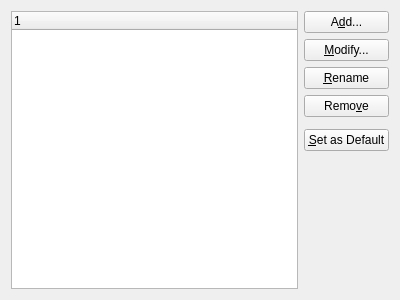
<?xml version="1.0" encoding="UTF-8"?>
<ui version="4.0">
 <class>MailTransport::TransportManagementWidget</class>
 <widget class="QWidget" name="MailTransport::TransportManagementWidget">
  <property name="geometry">
   <rect>
    <x>0</x>
    <y>0</y>
    <width>400</width>
    <height>300</height>
   </rect>
  </property>
  <layout class="QGridLayout" name="gridLayout">
   <item row="3" column="1">
    <widget class="QPushButton" name="removeButton">
     <property name="text">
      <string>Remo&amp;ve</string>
     </property>
    </widget>
   </item>
   <item row="5" column="1">
    <widget class="QPushButton" name="defaultButton">
     <property name="text">
      <string>&amp;Set as Default</string>
     </property>
    </widget>
   </item>
   <item row="0" column="0" rowspan="7">
    <widget class="TransportListWidget" name="transportList">
     <property name="selectionMode">
      <enum>QAbstractItemView::ExtendedSelection</enum>
     </property>
     <property name="itemsExpandable">
      <bool>false</bool>
     </property>
    </widget>
   </item>
   <item row="6" column="1">
    <spacer>
     <property name="orientation">
      <enum>Qt::Vertical</enum>
     </property>
     <property name="sizeHint" stdset="0">
      <size>
       <width>20</width>
       <height>141</height>
      </size>
     </property>
    </spacer>
   </item>
   <item row="0" column="1">
    <widget class="QPushButton" name="addButton">
     <property name="text">
      <string>A&amp;dd...</string>
     </property>
    </widget>
   </item>
   <item row="2" column="1">
    <widget class="QPushButton" name="renameButton">
     <property name="text">
      <string>&amp;Rename</string>
     </property>
    </widget>
   </item>
   <item row="1" column="1">
    <widget class="QPushButton" name="editButton">
     <property name="text">
      <string>&amp;Modify...</string>
     </property>
    </widget>
   </item>
   <item row="4" column="1">
    <widget class="KSeparator" name="kseparator"/>
   </item>
  </layout>
 </widget>
 <customwidgets>
  <customwidget>
   <class>KSeparator</class>
   <extends>QFrame</extends>
   <header>kseparator.h</header>
  </customwidget>
  <customwidget>
   <class>TransportListWidget</class>
   <extends>QTreeWidget</extends>
   <header location="global">widgets/transportlistwidget.h</header>
  </customwidget>
 </customwidgets>
 <tabstops>
  <tabstop>transportList</tabstop>
  <tabstop>addButton</tabstop>
  <tabstop>editButton</tabstop>
  <tabstop>renameButton</tabstop>
  <tabstop>removeButton</tabstop>
  <tabstop>defaultButton</tabstop>
 </tabstops>
 <resources/>
 <connections/>
</ui>
